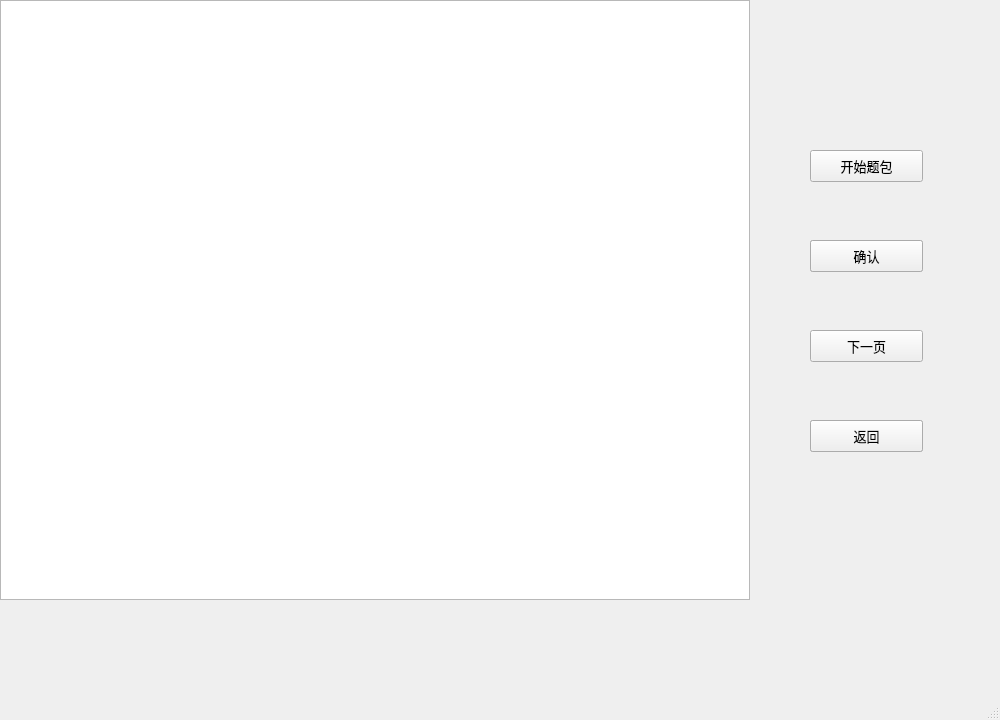
<?xml version="1.0" encoding="UTF-8"?>
<ui version="4.0">
 <class>functionWindow</class>
 <widget class="QMainWindow" name="functionWindow">
  <property name="geometry">
   <rect>
    <x>0</x>
    <y>0</y>
    <width>1000</width>
    <height>720</height>
   </rect>
  </property>
  <property name="maximumSize">
   <size>
    <width>1000</width>
    <height>720</height>
   </size>
  </property>
  <property name="font">
   <font>
    <family>Microsoft YaHei</family>
    <pointsize>10</pointsize>
   </font>
  </property>
  <property name="windowTitle">
   <string>题包列表</string>
  </property>
  <property name="dockNestingEnabled">
   <bool>false</bool>
  </property>
  <widget class="QWidget" name="centralwidget">
   <property name="font">
    <font>
     <family>Microsoft YaHei</family>
     <pointsize>10</pointsize>
    </font>
   </property>
   <widget class="QFrame" name="frame_packlist">
    <property name="geometry">
     <rect>
      <x>0</x>
      <y>0</y>
      <width>1000</width>
      <height>720</height>
     </rect>
    </property>
    <property name="maximumSize">
     <size>
      <width>1000</width>
      <height>720</height>
     </size>
    </property>
    <property name="frameShape">
     <enum>QFrame::NoFrame</enum>
    </property>
    <property name="frameShadow">
     <enum>QFrame::Raised</enum>
    </property>
    <widget class="QListWidget" name="listWidget_packs">
     <property name="geometry">
      <rect>
       <x>0</x>
       <y>0</y>
       <width>750</width>
       <height>600</height>
      </rect>
     </property>
    </widget>
    <widget class="QPushButton" name="pushButton_pack_OK">
     <property name="geometry">
      <rect>
       <x>810</x>
       <y>240</y>
       <width>113</width>
       <height>32</height>
      </rect>
     </property>
     <property name="text">
      <string>确认</string>
     </property>
    </widget>
    <widget class="QPushButton" name="pushButton_next">
     <property name="geometry">
      <rect>
       <x>810</x>
       <y>330</y>
       <width>113</width>
       <height>32</height>
      </rect>
     </property>
     <property name="text">
      <string>下一页</string>
     </property>
    </widget>
    <widget class="QPushButton" name="pushButton_last">
     <property name="geometry">
      <rect>
       <x>810</x>
       <y>420</y>
       <width>113</width>
       <height>32</height>
      </rect>
     </property>
     <property name="text">
      <string>上一页</string>
     </property>
    </widget>
   </widget>
   <widget class="QFrame" name="frame_questionlist">
    <property name="geometry">
     <rect>
      <x>0</x>
      <y>0</y>
      <width>1000</width>
      <height>720</height>
     </rect>
    </property>
    <property name="frameShape">
     <enum>QFrame::NoFrame</enum>
    </property>
    <property name="frameShadow">
     <enum>QFrame::Raised</enum>
    </property>
    <widget class="QPushButton" name="pushButton_questionlist_OK">
     <property name="geometry">
      <rect>
       <x>810</x>
       <y>240</y>
       <width>113</width>
       <height>32</height>
      </rect>
     </property>
     <property name="text">
      <string>确认</string>
     </property>
    </widget>
    <widget class="QPushButton" name="pushButton_questionlist_Back">
     <property name="geometry">
      <rect>
       <x>810</x>
       <y>420</y>
       <width>113</width>
       <height>32</height>
      </rect>
     </property>
     <property name="text">
      <string>返回</string>
     </property>
    </widget>
    <widget class="QListWidget" name="listWidget_questions">
     <property name="geometry">
      <rect>
       <x>0</x>
       <y>0</y>
       <width>750</width>
       <height>600</height>
      </rect>
     </property>
    </widget>
    <widget class="QPushButton" name="pushButton_Beginpack">
     <property name="geometry">
      <rect>
       <x>810</x>
       <y>150</y>
       <width>113</width>
       <height>32</height>
      </rect>
     </property>
     <property name="text">
      <string>开始题包</string>
     </property>
    </widget>
   </widget>
  </widget>
  <widget class="QMenuBar" name="menubar">
   <property name="geometry">
    <rect>
     <x>0</x>
     <y>0</y>
     <width>1000</width>
     <height>29</height>
    </rect>
   </property>
  </widget>
  <widget class="QStatusBar" name="statusbar"/>
 </widget>
 <resources/>
 <connections/>
</ui>
